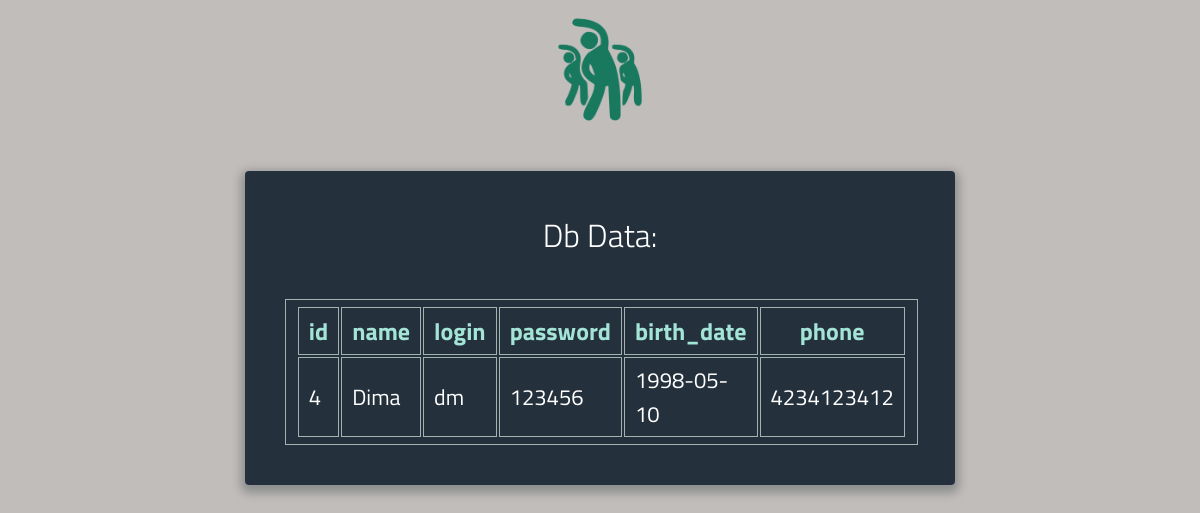
Screenshot of /user (signed in) with the database file from the repository.
### tables this page shows
CREATE TABLE "user" (
	"id"	INTEGER NOT NULL UNIQUE,
	"name"	TEXT NOT NULL,
	"funds"	INTEGER NOT NULL DEFAULT 0,
	"login"	TEXT NOT NULL UNIQUE,
	"password"	TEXT NOT NULL,
	"birth_date"	TEXT NOT NULL,
	"phone"	TEXT NOT NULL,
	PRIMARY KEY("id" AUTOINCREMENT)
);

### app.py (the view)
@app.route('/user', methods=['GET', 'POST'])
@auth
def user():
    if request.method == 'GET':
        select_data = {'user': ['id', 'name', 'login', 'password', 'birth_date', 'phone']}
        where_data = {'id': session.get('user_id')}
        data = exec_db_query(single=True, select_data=select_data, where_data=where_data)
        return render_db_template(data=data)
    if request.method == 'POST':
        return 'user edit endpoint'

### app.py (called while the page is built)
def auth(func):
    @wraps(func)
    def wrapper(*args, **kwargs):
        if session.get('user_id') is None:
            return redirect('/login')
        return func(*args, **kwargs)
    return wrapper

def render_db_template(data):
    template_name = 'db_data_multiple.html' if type(data) is list else 'db_data_single.html'
    return render_template(template_name, result=data)

### db_utils.py (called while the page is built)
def exec_db_query(**kwargs):
    db = SqliteDb()
    if select_data := kwargs.get('select_data'):
        return db.select(select_data=select_data, join_data=kwargs.get('join_data'), single=kwargs.get('single', True),
                         where_data=kwargs.get('where_data'), join_type=kwargs.get('join_type', 'join'))
    elif insert_data := kwargs.get('insert_data'):
        db.insert(insert_data=insert_data)
    elif update_data := kwargs.get('update_data'):
        db.update(update_data=update_data, where_data=kwargs.get('where_data'))
    elif delete_data := kwargs.get('delete_data'):
        db.delete(delete_data=delete_data, where_data=kwargs.get('where_data'))

    @staticmethod
    def dict_factory(cursor, row):
        return {col[0]: row[idx] for idx, col in enumerate(cursor.description)}

    def exec_query(self, query, single=True, commit=False):
        try:
            self.cur.execute(query)
            if commit:
                self.con.commit()
            return self.cur.fetchone() if single else self.cur.fetchall()
        except Exception:
            return {} if single else []

    def select(self, select_data, join_data=None, where_data=None, single=True, join_type='join'):
        fields_str = ', '.join([f'{itm} as "{itm}"' for itm in list(select_data.values())[0]])
        select_str = f'select {fields_str} from {list(select_data.keys())[0]}'
        if join_data is not None:
            join_str = ' '.join([f'{join_type} {k} on {v}' for k, v in join_data.items()])
            select_str += f' {join_str}'
        if where_data is not None:
            select_str += f""" where {' and '.join([f'{key}="{val}"' for key, val in where_data.items()])}"""
        return self.exec_query(query=select_str, single=single)

    def close(self):
        self.con.close()

    def __del__(self):
        self.close()

### templates/db_data_single.html (shortened to what this page needs)
{% extends "base.html" %}
{% block content %}
<div id="data">
          <h1>Db Data:</h1>
          {% if result %}
          <table>
              <tr>
              {% for key in result.keys() %}
              <th> {{ key }} </th>
              {% endfor %}
              </tr>
              <tr>
              {% for value in result.values() %}
              <td> {{ value }} </td>
              {% endfor %}
              </tr>
         </table>
        {% endif %}
        </div>
{% endblock %}

### rows the page displays
user: name "Dima", login "dm", password "123456", birth_date "1998-05-10", phone "4234123412"

### other values shown
{{ key }} "id" "name" "login" "password" "birth_date" "phone"
{{ value }} "4"
